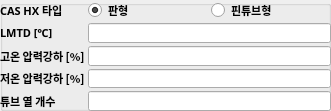
    <widget class="QGroupBox" name="cas_group">
     <property name="geometry">
      <rect>
       <x>130</x>
       <y>420</y>
       <width>331</width>
       <height>111</height>
      </rect>
     </property>
     <property name="title">
      <string/>
     </property>
     <widget class="QWidget" name="formLayoutWidget_3">
      <property name="geometry">
       <rect>
        <x>0</x>
        <y>0</y>
        <width>331</width>
        <height>111</height>
       </rect>
      </property>
      <layout class="QFormLayout" name="formLayout_4">
       <property name="horizontalSpacing">
        <number>3</number>
       </property>
       <property name="verticalSpacing">
        <number>3</number>
       </property>
       <property name="leftMargin">
        <number>0</number>
       </property>
       <property name="topMargin">
        <number>0</number>
       </property>
       <property name="rightMargin">
        <number>0</number>
       </property>
       <property name="bottomMargin">
        <number>0</number>
       </property>
       <item row="0" column="0">
        <widget class="QLabel" name="cas_type_label">
         <property name="font">
          <font>
           <family>굴림</family>
           <pointsize>8</pointsize>
           <weight>75</weight>
           <bold>true</bold>
          </font>
         </property>
         <property name="text">
          <string>CAS HX 타입</string>
         </property>
        </widget>
       </item>
       <item row="1" column="0">
        <widget class="QLabel" name="cas_T_pp_label">
         <property name="font">
          <font>
           <family>굴림</family>
           <pointsize>8</pointsize>
           <weight>75</weight>
           <bold>true</bold>
          </font>
         </property>
         <property name="text">
          <string>LMTD [℃]</string>
         </property>
        </widget>
       </item>
       <item row="1" column="1">
        <widget class="QLineEdit" name="cas_T_pp_edit">
         <property name="enabled">
          <bool>true</bool>
         </property>
         <property name="font">
          <font>
           <family>HY견고딕</family>
           <pointsize>8</pointsize>
           <weight>50</weight>
           <bold>false</bold>
          </font>
         </property>
         <property name="focusPolicy">
          <enum>Qt::StrongFocus</enum>
         </property>
         <property name="styleSheet">
          <string notr="true">border-color: rgb(255, 255, 255);</string>
         </property>
         <property name="text">
          <string/>
         </property>
        </widget>
       </item>
       <item row="2" column="0">
        <widget class="QLabel" name="cas_dp_label">
         <property name="font">
          <font>
           <family>굴림</family>
           <pointsize>8</pointsize>
           <weight>75</weight>
           <bold>true</bold>
          </font>
         </property>
         <property name="text">
          <string>고온 압력강하 [%]</string>
         </property>
        </widget>
       </item>
       <item row="4" column="0">
        <widget class="QLabel" name="cas_N_row_label">
         <property name="font">
          <font>
           <family>굴림</family>
           <pointsize>8</pointsize>
           <weight>75</weight>
           <bold>true</bold>
          </font>
         </property>
         <property name="text">
          <string>튜브 열 개수</string>
         </property>
        </widget>
       </item>
       <item row="4" column="1">
        <widget class="QLineEdit" name="cas_N_row_edit">
         <property name="enabled">
          <bool>true</bool>
         </property>
         <property name="font">
          <font>
           <family>HY견고딕</family>
           <pointsize>8</pointsize>
           <weight>50</weight>
           <bold>false</bold>
          </font>
         </property>
         <property name="focusPolicy">
          <enum>Qt::StrongFocus</enum>
         </property>
         <property name="styleSheet">
          <string notr="true">border-color: rgb(255, 255, 255);</string>
         </property>
         <property name="text">
          <string/>
         </property>
        </widget>
       </item>
       <item row="0" column="1">
        <layout class="QHBoxLayout" name="horizontalLayout_6">
         <item>
          <widget class="QRadioButton" name="cas_phe_radio">
           <property name="font">
            <font>
             <family>굴림</family>
             <pointsize>8</pointsize>
             <weight>75</weight>
             <bold>true</bold>
            </font>
           </property>
           <property name="text">
            <string>판형</string>
           </property>
           <property name="checked">
            <bool>true</bool>
           </property>
          </widget>
         </item>
         <item>
          <widget class="QRadioButton" name="cas_fthe_radio">
           <property name="font">
            <font>
             <family>굴림</family>
             <pointsize>8</pointsize>
             <weight>75</weight>
             <bold>true</bold>
            </font>
           </property>
           <property name="text">
            <string>핀튜브형</string>
           </property>
           <property name="checked">
            <bool>false</bool>
           </property>
          </widget>
         </item>
        </layout>
       </item>
       <item row="3" column="0">
        <widget class="QLabel" name="cas_dp_label_2">
         <property name="font">
          <font>
           <family>굴림</family>
           <pointsize>8</pointsize>
           <weight>75</weight>
           <bold>true</bold>
          </font>
         </property>
         <property name="text">
          <string>저온 압력강하 [%]</string>
         </property>
        </widget>
       </item>
       <item row="2" column="1">
        <widget class="QLineEdit" name="cas_hot_dp_edit">
         <property name="enabled">
          <bool>true</bool>
         </property>
         <property name="font">
          <font>
           <family>HY견고딕</family>
           <pointsize>8</pointsize>
           <weight>50</weight>
           <bold>false</bold>
          </font>
         </property>
         <property name="focusPolicy">
          <enum>Qt::StrongFocus</enum>
         </property>
         <property name="styleSheet">
          <string notr="true">border-color: rgb(255, 255, 255);</string>
         </property>
         <property name="text">
          <string/>
         </property>
        </widget>
       </item>
       <item row="3" column="1">
        <widget class="QLineEdit" name="cas_cold_dp_edit">
         <property name="enabled">
          <bool>true</bool>
         </property>
         <property name="font">
          <font>
           <family>HY견고딕</family>
           <pointsize>8</pointsize>
           <weight>50</weight>
           <bold>false</bold>
          </font>
         </property>
         <property name="focusPolicy">
          <enum>Qt::StrongFocus</enum>
         </property>
         <property name="styleSheet">
          <string notr="true">border-color: rgb(255, 255, 255);</string>
         </property>
         <property name="text">
          <string/>
         </property>
        </widget>
       </item>
      </layout>
     </widget>
    </widget>
